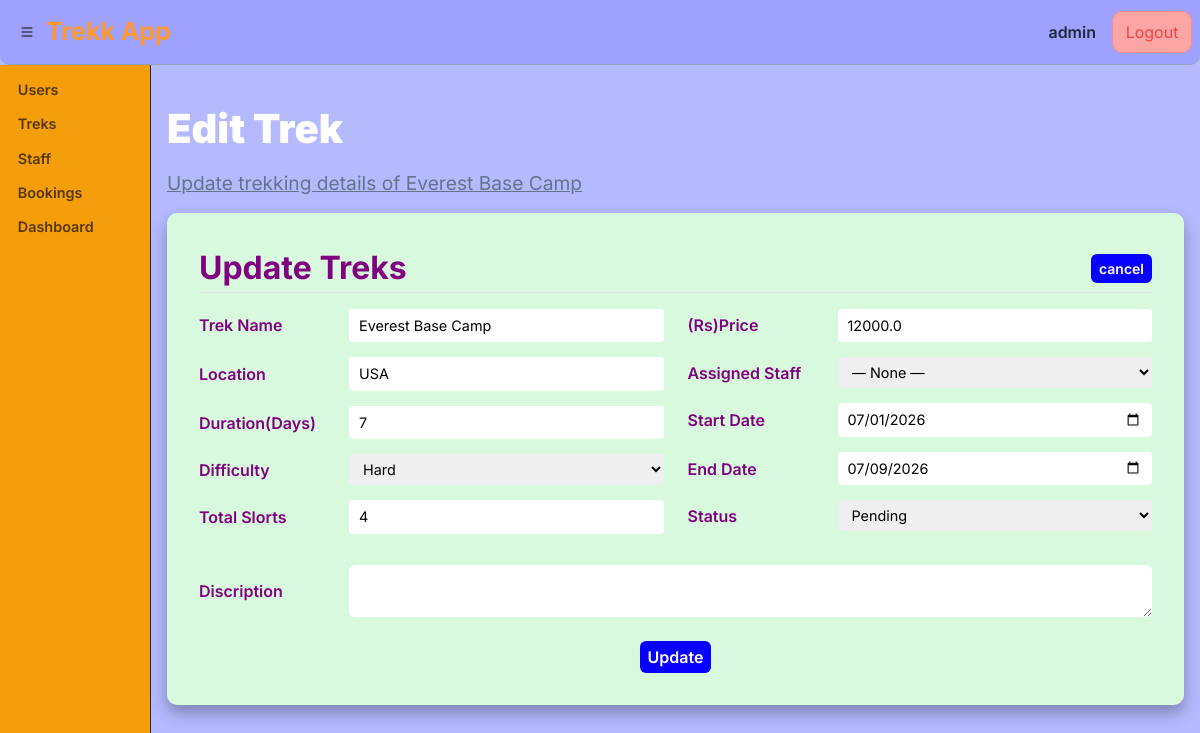
/admin/treks/1/edit (signed in), run on the app's committed database.
### models.py (models this page shows, shortened)
class TREKK(db.Model): # trek table(entity)
    __tablename__ = 'trek'
    trek_id = db.Column(db.Integer,primary_key=True)
    name = db.Column(db.String(150), nullable=False)
    difficulty = db.Column(db.String(50), nullable=False) # easy , moderate or hard
    duration = db.Column(db.String(50), nullable=False) # '2 days' or '5 days'
    location = db.Column(db.String(40),nullable=False)
    total_slots = db.Column(db.Integer, nullable=False)
    avl_slots = db.Column(db.Integer, nullable=False)
    assigned_staff_id = db.Column(db.Integer, db.ForeignKey("user.user_id"))
    discription = db.Column(db.Text, nullable=True)
    price = db.Column(db.Float, nullable=False) # 2000.50, 2500.40
    status = db.Column(db.String(50), nullable=False,default="inactive" )  # active or inactive
    start_date = db.Column(db.Date, nullable=False)
    end_date = db.Column(db.Date, nullable=False)
    date_of_create = db.Column(db.DateTime, default=datetime.utcnow)
    booked_treks = db.relationship("BOOKING", backref="trek", lazy=True)

### routes/admin_route.py (the view, shortened to what this page needs)
@admin_bp.route("/treks/<int:t_id>/edit", methods=['GET','POST'])
@role_validator("admin")
def edit_treks(t_id):
    trek = TREKK.query.get_or_404(t_id)
    staff_list = USER.query.filter_by(role="staff", status="active").all()
    return render_template("admin/edit_treks.html", trek=trek, staff_list=staff_list)

### routes/admin_route.py (called while the page is built)
def login_validator(func):
    @wraps(func)
    def decorated(*a, **kw):
        if 'user_id' not in session:
            flash("Please Log in to your Account First!", "warning")
            return redirect(url_for('auth.main'))
        return func(*a, **kw)
    return decorated

def role_validator(*roles):
    def wrapper(func):
        @wraps(func)
        @login_validator
        def decorated(*a, **kw):
            if session.get('role') not in roles:
                flash("Invalid User! Access Forbiden.", "danger")
                return redirect(url_for('auth.main'))
            return func(*a, **kw)
        return decorated
    return wrapper

### templates/admin/edit_treks.html (shortened to what this page needs)
{% extends "base.html" %}
{% block content %}
<div class="page-heading">
  <h1>Edit Trek</h1>
  <u>Update trekking details of {{ trek.name }} </u>
</div>
<div class="form-panel">
    <div class="py-1 border-bottom d-flex justify-content-between align-items-center">
        <h6 class="mb-0 fs-2 fw-bold" style="color: purple;">Update Treks</h6>
        <a href="{{ url_for('admin.find_treks' ) }}" class="btn btn-sm btn-accent">cancel</a>
    </div>
    <form action="{{ url_for('admin.edit_treks', t_id=trek.trek_id) }}" method="POST">
        <div class="row py-3">
            <div class="col-lg-6">
                <div class="form-group">
                    <label for="tname">Trek Name</label>
                    <input type="text" name="tname" id="tname" value="{{ trek.name }}" required>
                </div>
                <div class="form-group">
                    <label for="location">Location</label>
                    <input type="text" name="location" id="location" value="{{ trek.location }}" required>
                </div>
                <div  class="form-group">
                    <label for="duration">Duration(Days)</label>
                    <input type="number" name="duration" id="duration" value="{{ trek.duration }}"required>
                </div>
                <div class="form-group" >
                    <label for="difficulty">Difficulty</label>
                    <select name="difficulty" id="difficulty" required>
                        <option value="Hard" {% if trek.difficulty=='Hard' %}selected{% endif %}>Hard</option>
                    </select>
                </div>
                <div  class="form-group">
                    <label for="total_slots">Total Slorts</label>
                    <input type="number" name="total_slots" id="total_slots" value="{{ trek.total_slots }}" required>
                </div>
            </div>
            <div class="col-lg-6">
                <div class="form-group">
                    <label for="price">(Rs)Price</label>
                    <input type="number" name="price" id="price"  value="{{ trek.price }}" min="0" step="0.01" value="0" required>
                </div>
                <div class="form-group">
                    <label for="assigned_staff">Assigned Staff</label>
                    <select type="text" name="assigned_staff" id="assigned_staff">
                        <option value="">— None —</option>
                    </select>
                </div class="form-group">
                <div class="form-group">
                    <label for="start_date">Start Date</label>
                    <input type="date" name="start_date" id="start_date" value="{{ trek.start_date or '' }}">
                </div>
                <div class="form-group">
                    <label for="end_date">End Date</label>
                    <input type="date" name="end_date" id="end_date" value="{{ trek.end_date or '' }}">
                </div>
                <div class="form-group">
                    <label for="status">Status</label>
                    <select name="status" id="status" required>
                        <option value="{{Pending}}" {% if trek.status==Pending %}selected{% endif %}>Pending</option>
                    </select>
                </div>
            </div>
        </div>
        <div class="form-group" >
            <label for="discription">Discription</label>
            <textarea name="discription" id="discription" rows="2" style="border-radius: 6px; border: transparent;">{{ trek.discription or '' }}</textarea>
        </div>
        <div class="mt-4 d-flex gap-2 justify-content-center">
            <button type="submit" class="btn btn-accent">Update</button>
        </div>
    </form>
</div>
{% endblock %}

### static/css/style.css (style rules this page uses)
:root { --primary: #B5BAFF; --primary-dark: #9FA1FF; --primary-light: #AEE2FF; --btn-primary:#0800ff; --danger-light: #fca5a5; --accent: #D9F9DF; --accent-pale:#d35400; --dark: #576A8F; --gray-50: #f8fafc; --gray-100: #f1f5f9; --gray-200: #e2e8f0; --gray-400: #94a3b8; --gray-600: #64748b; --gray-800: #1e293b; --danger: #ef4444; --success: #22c55e; --warning: #f59e0b; --radius: 10px; --shadow: 0 1px 3px rgba(0,0,0,.08); --text-shadow: -1px -1px 0 #000, 1px -1px 0 #000, -1px 1px 0 #000, 3px 1px 0 #000; }
* { box-sizing: border-box; }
body { font-family: 'Inter', sans-serif; background: var(--primary); color: var(--gray-800); padding: 0; margin: 0; min-height: 100vh; }
.page-heading { padding: 1.5rem 0 1rem; }
.page-heading h1 { font-weight: 900; color: #fff; margin-bottom: 1rem; font-size: 2.5rem; }
.page-heading u { color: var(--gray-600); font-size: 1.2rem; margin-bottom: 0; }
.form-panel { background: var(--accent); border: transparent; border-radius: var(--radius); padding: 2rem; box-shadow: 0px 8px 16px 0px rgba(0,0,0,0.3); }
.form-panel input, .form-panel select { border-radius: 6px;border: transparent; padding: .5rem .75rem; font-size: .9rem; }
.form-panel label { font-weight: 600; font-size: 1rem; color:purple; }
.form-group { display: grid; grid-template-columns: 130px 1fr; gap: 20px; margin-bottom: 15px; align-items: center; }
.form-group input,.form-group select { width: 100%; padding: 6px 10px; border: transparent; border-radius: 4px; box-sizing: border-box; }
.btn-accent { background: var(--btn-primary); color: #fff; border: none; border-radius: 6px; padding: .25rem .5rem; font-weight: 600; }

### data on the page
TREKK: name "Everest Base Camp", tname "Everest Base Camp", location "USA", duration "7", difficulty "Hard", total_slots "4", price "12000.0", start_date "07/01/2026", end_date "07/09/2026"

### other printed values
{{ session.get('username','') }} "admin"
